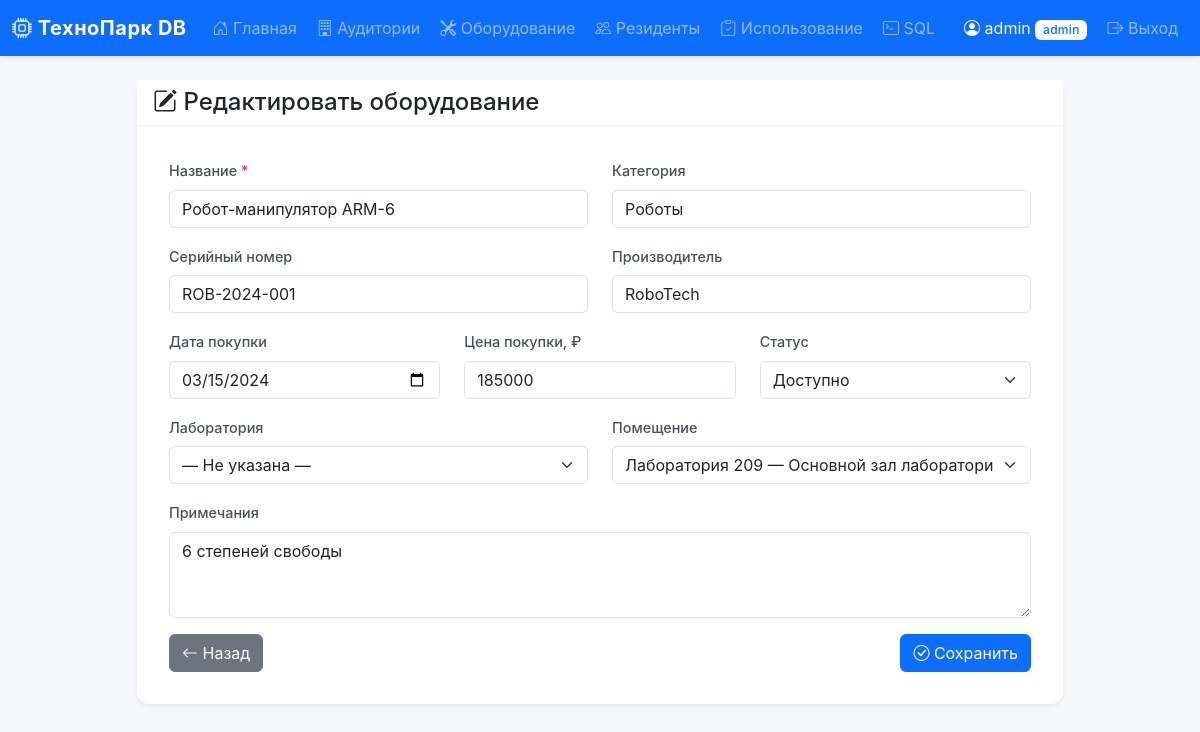
Screenshot of /equipment/edit/1 (signed in) with the database file from the repository.
### tables this page shows
CREATE TABLE users (
    id INTEGER PRIMARY KEY AUTOINCREMENT,
    username VARCHAR(50) UNIQUE NOT NULL,
    password_hash VARCHAR(255) NOT NULL,
    role TEXT DEFAULT 'operator' CHECK(role IN ('admin', 'operator')),
    created_at DATETIME DEFAULT CURRENT_TIMESTAMP
);

CREATE TABLE equipment (
    id INTEGER PRIMARY KEY AUTOINCREMENT,
    name VARCHAR(150) NOT NULL,
    category VARCHAR(50),
    serial_number VARCHAR(100) UNIQUE,
    manufacturer VARCHAR(100),
    purchase_date DATE,
    purchase_price NUMERIC(10, 2),
    status TEXT DEFAULT 'available' CHECK(status IN ('available', 'in_use', 'maintenance', 'decommissioned')),
    room_id INTEGER,
    notes TEXT,
    created_at DATETIME DEFAULT CURRENT_TIMESTAMP,
    updated_at DATETIME DEFAULT CURRENT_TIMESTAMP,
    created_by INTEGER,   -- Кто добавил оборудование
    updated_by INTEGER,   -- Кто последний редактировал
    FOREIGN KEY (room_id) REFERENCES rooms(id) ON DELETE SET NULL,
    FOREIGN KEY (created_by) REFERENCES users(id) ON DELETE SET NULL,
    FOREIGN KEY (updated_by) REFERENCES users(id) ON DELETE SET NULL
);

CREATE TABLE laboratories (
    id INTEGER PRIMARY KEY AUTOINCREMENT,
    name VARCHAR(100) NOT NULL,
    location VARCHAR(200),
    description TEXT,
    created_at DATETIME DEFAULT CURRENT_TIMESTAMP,
    created_by INTEGER,  -- Кто создал запись (связь с users)
    FOREIGN KEY (created_by) REFERENCES users(id) ON DELETE SET NULL
);

### routes/equipment.py (the view, shortened to what this page needs)
@equipment_bp.route('/edit/<int:id>', methods=['GET', 'POST'])
@login_required
def edit_equipment(id):
    eq = execute_query("SELECT * FROM equipment WHERE id = ?", (id,))
    if not eq:
        flash('Оборудование не найдено', 'warning')
        return redirect(url_for('equipment.list_equipment'))
    eq = eq[0]
    laboratories = execute_query("SELECT id, name FROM laboratories ORDER BY name")
    rooms = execute_query("""
        SELECT r.id, r.name, l.name AS laboratory_name
        FROM rooms r
        LEFT JOIN laboratories l ON r.laboratory_id = l.id
        ORDER BY l.name, r.name
    """)
    return render_template(
        'equipment/form.html', equipment=eq, laboratories=laboratories,
        rooms=rooms, action='edit'
    )

### database/db.py (called while the page is built)
def get_db():
    if 'db' not in g:
        g.db = sqlite3.connect(current_app.config['DATABASE_PATH'])
        g.db.row_factory = sqlite3.Row
        g.db.execute("PRAGMA foreign_keys = ON")
    return g.db

def execute_query(query, params=None, fetch=True):
    db = get_db()
    cursor = db.execute(query, params or ())
    if fetch:
        return [dict(row) for row in cursor.fetchall()]
    return None

### templates/equipment/form.html (shortened to what this page needs)
{% extends "base.html" %}
{% block content %}
<div class="row justify-content-center">
    <div class="col-md-10">
        <div class="card border-0 shadow-sm">
            <div class="card-header bg-white">
                <h4 class="mb-0">
                    <i class="bi bi-{{ 'pencil-square' if action == 'edit' else 'plus-circle' }}"></i>
                    {{ 'Редактировать' if action == 'edit' else 'Добавить' }} оборудование
                </h4>
            </div>
            <div class="card-body">
                <form method="POST">
                    <div class="row">
                        <div class="col-md-6 mb-3">
                            <label for="name" class="form-label">
                                Название <span class="text-danger">*</span>
                            </label>
                            <input type="text" class="form-control" id="name" name="name"
                                   value="{{ equipment.name if equipment else '' }}" required>
                        </div>
                        <div class="col-md-6 mb-3">
                            <label for="category" class="form-label">Категория</label>
                            <input type="text" class="form-control" id="category" name="category"
                                   value="{{ equipment.category if equipment else '' }}"
                                   placeholder="Например: 3D-принтеры, БПЛА, Роботы">
                        </div>
                    </div>
                    <div class="row">
                        <div class="col-md-6 mb-3">
                            <label for="serial_number" class="form-label">Серийный номер</label>
                            <input type="text" class="form-control" id="serial_number" name="serial_number"
                                   value="{{ equipment.serial_number if equipment else '' }}">
                        </div>
                        <div class="col-md-6 mb-3">
                            <label for="manufacturer" class="form-label">Производитель</label>
                            <input type="text" class="form-control" id="manufacturer" name="manufacturer"
                                   value="{{ equipment.manufacturer if equipment else '' }}">
                        </div>
                    </div>
                    <div class="row">
                        <div class="col-md-4 mb-3">
                            <label for="purchase_date" class="form-label">Дата покупки</label>
                            <input type="date" class="form-control" id="purchase_date" name="purchase_date"
                                   value="{{ equipment.purchase_date if equipment and equipment.purchase_date else '' }}">
                        </div>
                        <div class="col-md-4 mb-3">
                            <label for="purchase_price" class="form-label">Цена покупки, ₽</label>
                            <input type="number" step="0.01" class="form-control" id="purchase_price" name="purchase_price"
                                   value="{{ equipment.purchase_price if equipment and equipment.purchase_price else '' }}">
                        </div>
                        <div class="col-md-4 mb-3">
                            <label for="status" class="form-label">Статус</label>
                            <select class="form-select" id="status" name="status">
                                {% set current_status = equipment.status if equipment else 'available' %}
                                <option value="available" {% if current_status == 'available' %}selected{% endif %}>Доступно</option>
                            </select>
                        </div>
                    </div>
                    <div class="row">
                        <div class="col-md-6 mb-3">
                            <label for="laboratory_id" class="form-label">Лаборатория</label>
                            <select class="form-select" id="laboratory_id" name="laboratory_id">
                                <option value="">— Не указана —</option>
                            </select>
                        </div>
                        <div class="col-md-6 mb-3">
                            <label for="room_id" class="form-label">Помещение</label>
                            <select class="form-select" id="room_id" name="room_id">
                                {% for room in rooms %}
                                    <option value="{{ room.id }}"
                                        {% if equipment and equipment.room_id == room.id %}selected{% endif %}>
                                        {{ room.laboratory_name }} — {{ room.name }}
                                    </option>
                                {% endfor %}
                            </select>
                        </div>
                    </div>
                    <div class="mb-3">
                        <label for="notes" class="form-label">Примечания</label>
                        <textarea class="form-control" id="notes" name="notes" rows="3">{{ equipment.notes if equipment else '' }}</textarea>
                    </div>
                    <div class="d-flex justify-content-between">
                        <a href="{{ url_for('equipment.list_equipment') }}" class="btn btn-secondary">
                            <i class="bi bi-arrow-left"></i> Назад
                        </a>
                        <button type="submit" class="btn btn-primary">
                            <i class="bi bi-check-circle"></i> Сохранить
                        </button>
                    </div>
                </form>
            </div>
        </div>
    </div>
</div>
{% endblock %}

### templates/base.html (shortened to what this page needs)
<!DOCTYPE html>
<html lang="ru">
<head>
    <link href="https://cdn.jsdelivr.net/npm/bootstrap@5.3.2/dist/css/bootstrap.min.css" rel="stylesheet">
    <link href="https://cdn.jsdelivr.net/npm/bootstrap-icons@1.11.1/font/bootstrap-icons.css" rel="stylesheet">
    <link href="{{ url_for('static', filename='css/style.css') }}" rel="stylesheet">
</head>
<body>
<nav class="navbar navbar-expand-lg navbar-dark bg-primary shadow-sm">
    <div class="container-fluid">
        <a class="navbar-brand fw-bold" href="{{ url_for('dashboard.index') }}">
            <i class="bi bi-cpu"></i> ТехноПарк DB
        </a>
        <div class="collapse navbar-collapse" id="mainNavbar">
            <ul class="navbar-nav me-auto">
                <li class="nav-item">
                    <a class="nav-link" href="{{ url_for('dashboard.index') }}">
                        <i class="bi bi-house-door"></i> Главная
                    </a>
                </li>
                <li class="nav-item">
                    <a class="nav-link" href="{{ url_for('laboratories.list_laboratories') }}">
                        <i class="bi bi-building"></i> Аудитории
                    </a>
                </li>
                <li class="nav-item">
                    <a class="nav-link" href="{{ url_for('equipment.list_equipment') }}">
                        <i class="bi bi-tools"></i> Оборудование
                    </a>
                </li>
                <li class="nav-item">
                    <a class="nav-link" href="{{ url_for('residents.list_residents') }}">
                        <i class="bi bi-people"></i> Резиденты
                    </a>
                </li>
                <li class="nav-item">
                    <a class="nav-link" href="{{ url_for('usage.list_usage') }}">
                        <i class="bi bi-clipboard-check"></i> Использование
                    </a>
                </li>
                <li class="nav-item">
                    <a class="nav-link" href="{{ url_for('sql_console.console') }}">
                        <i class="bi bi-terminal"></i> SQL
                    </a>
                </li>
            </ul>
            <ul class="navbar-nav">
                {% if current_user.is_authenticated %}
                    <li class="nav-item">
                        <span class="nav-link text-light">
                            <i class="bi bi-person-circle"></i>
                            {{ current_user.username }}
                            <span class="badge bg-light text-primary">{{ current_user.role }}</span>
                        </span>
                    </li>
                    <li class="nav-item">
                        <a class="nav-link" href="{{ url_for('auth.logout') }}">
                            <i class="bi bi-box-arrow-right"></i> Выход
                        </a>
                    </li>
                {% endif %}
            </ul>
        </div>
    </div>
</nav>
<main class="container py-4">
    {% block content %}{% endblock %}
</main>
</body>
</html>

### static/css/style.css (style rules this page uses)
body { background-color: #f5f7fa; font-family: -apple-system, BlinkMacSystemFont, "Segoe UI", Roboto, "Helvetica Neue", Arial, sans-serif; min-height: 100vh; display: flex; flex-direction: column; }
main.container { flex: 1; }
.navbar-brand { letter-spacing: 0.5px; }
.navbar .nav-link { transition: background-color 0.2s ease; border-radius: 0.375rem; margin: 0 2px; }
.card { border-radius: 0.75rem; transition: box-shadow 0.2s ease; }
.card-header { border-bottom: 1px solid rgba(0, 0, 0, 0.05); }
.badge { font-weight: 500; letter-spacing: 0.3px; padding: 0.35em 0.65em; }
.form-label { font-weight: 500; font-size: 0.9rem; color: #495057; }
.card.shadow-sm .card-body { padding: 2rem; }

### rows the page displays
users: username "admin", role "admin"
equipment: name "Робот-манипулятор ARM-6", category "Роботы", serial_number "ROB-2024-001", manufacturer "RoboTech", purchase_date "03/15/2024", purchase_price "185000", status "Доступно", room_id "Лаборатория 209 — Основной зал лаборатории 209", notes "6 степеней свободы"

### other values shown
{{ 'Редактировать' if action == 'edit' else 'Добавить' }} "Редактировать"
